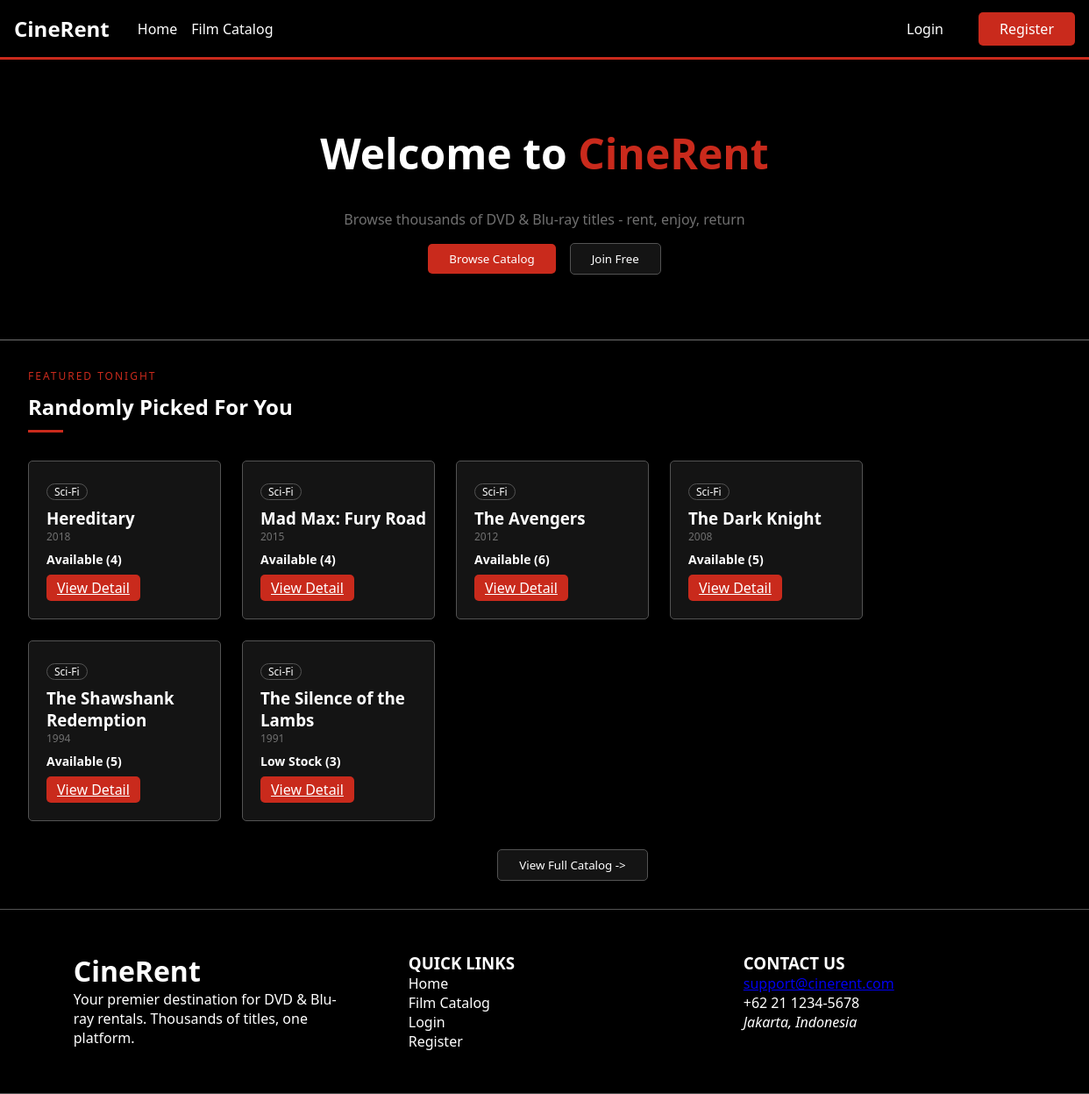
The page / on the database its author committed.
### tables this page shows
CREATE TABLE Films (
    id INT(10) UNSIGNED NOT NULL AUTO_INCREMENT,
    genreId INT(10) UNSIGNED NOT NULL,
    title VARCHAR(50) NOT NULL,
    description VARCHAR(300) NULL,
    director VARCHAR(50) NOT NULL,
    releaseYear INT(10) NOT NULL,
    stock INT(10) NOT NULL DEFAULT 0,
    imageURL VARCHAR(255) NOT NULL,
    PRIMARY KEY (id),
    CONSTRAINT fk_films_genre
        FOREIGN KEY (genreId) REFERENCES Genre(id)
        ON UPDATE CASCADE
        ON DELETE RESTRICT
);

### index.php (the view, shortened to what this page needs)
<?php
include './Config/database.php';
$query = "SELECT * FROM Films ORDER BY RAND() LIMIT 6";
$result = mysqli_query($scann, $query);
if ($result) {
    $films = mysqli_fetch_all($result, MYSQLI_ASSOC);
} else {
    error_log("Database query failed: " . mysqli_error($scann));
    echo "Sorry, we couldn't load the films right now.";
}
?>
<!doctype html>
<html lang="en">
  <head>
    <link rel="stylesheet" href="./assets/css/style.css" />
    <link rel="stylesheet" href="./assets/css/header.css">
    <link rel="stylesheet" href="./assets/css/footer.css">
  </head>
  <body>
    <?php include './includes/header.php'; ?>
    <section class="hero">
      <h1>Welcome to <span>CineRent</span></h1>
      <div class="hero-inner">
        <p class="hero-description">
          Browse thousands of DVD & Blu-ray titles - rent, enjoy, return
        </p>
        <div class="button-wrapper">
          <button class="primary-button">Browse Catalog</button>
          <button class="third-button">Join Free</button>
        </div>
      </div>
    </section>
    <main class="main">
      <header class="main-header">
        <p class="main-featured">FEATURED TONIGHT</p>
        <h2 class="main-title">Randomly Picked For You</h2>
        <div class="border"></div>
      </header>
      <div class="movie-list">
        <?php
            foreach ($films as $film) {
        ?>
            <div class="movie">
                <div class="movie-details">
                    <div class="genre-list">
                        <span class="genre">Sci-Fi</span>
                    </div>
                    <div class="movie-title-wrapper">
                        <h3 class="movie-title"><?php echo htmlspecialchars($film['title'])?></h3>
                        <span class="movie-year"><?php echo htmlspecialchars($film['releaseYear'])?></span>
                    </div>
                    <div class="movie-info">
                        <div class="movie-stock">
                            <?php
                                if($film['stock'] <= 3) {
                                    echo "Low Stock (" . $film['stock'] . ")";
                                } else if($film['stock'] > 3) {
                                    echo "Available (" . $film['stock'] . ")";
                                } else if($film['stock'] == 0) {
                                    echo 'Not available';
                                }
                            ?>
                        </div>
                        <a class="view-detail-button" href="<?php ?>">View Detail</a>
                    </div>
                </div>
            </div>
        <?php } ?>
      </div>
      <div class="button-wrapper">
        <button class="third-button">View Full Catalog -></button>
      </div>
    </main>
    <?php include './includes/footer.php'; ?>
  </body>
</html>

### includes/header.php
<nav class="navbar">
  <div class="navbar-inner">
    <h1><a href="home.html"></a>CineRent</h1>
    <ul>
      <li><a href="index.php" class="nav-link">Home</a></li>
      <li><a href="catalog.php" class="nav-link">Film Catalog</a></li>
    </ul>
  </div>
  <ul>
    <li><a href="login.php" class="secondary-button">Login</a></li>
    <li><a href="register.php" class="primary-button">Register</a></li>
  </ul>
</nav>

### includes/footer.php
<footer class="footer">
  <div>
    <h1>CineRent</h1>
    <p>
      Your premier destination for DVD & Blu-ray rentals. Thousands of
      titles, one platform.
    </p>
  </div>
  <div>
    <h3>QUICK LINKS</h3>
    <ul>
      <li><a href="home.html"></a>Home</li>
      <li><a href="home.html"></a>Film Catalog</li>
      <li><a href="home.html"></a>Login</li>
      <li><a href="home.html"></a>Register</li>
    </ul>
  </div>
  <div>
    <h3>CONTACT US</h3>
    <a href="mailto:support@cinerent.com">support@cinerent.com</a>
    <p>+62 21 1234-5678</p>
    <address>Jakarta, Indonesia</address>
  </div>
</footer>

### assets/css/style.css (style rules this page uses)
:root { --primary-bg: #000000; --secondary-bg: #141414; --ternetray-bg: #222222; --border-color: #535353; --text-color: #ffffff; --text-secondary-color: #707070; --accent: #c92a1c; }
* { margin: 0; padding: 0; box-sizing: border-box; font-family: "Segoe UI", Tahoma, Geneva, Verdana, sans-serif; }
button { border: none; cursor: pointer; }
body { background-color: var(--primary-bg); color: var(--text-color); overflow-x: hidden; }
.primary-button { background-color: var(--accent); padding: 0.5rem 1.5rem; border-radius: 5px; color: var(--text-color); }
.secondary-button { padding: 0.5rem 1.5rem; border-radius: 5px; color: var(--accent); background-color: var(--primary-bg); }
.third-button { padding: 0.5rem 1.5rem; border-radius: 5px; color: var(--text-color); background-color: var(--secondary-bg); border: 1px solid var(--border-color); }
.hero { width: 100vw; display: flex; justify-content: center; align-items: center; flex-direction: column; min-height: 40vh; padding: 20px; gap: 2rem; border-bottom: 1px solid var(--text-secondary-color); }
.hero h1 { font-size: 3rem; }
.hero span { color: var(--accent); }
.hero-inner { display: flex; justify-content: center; align-items: center; flex-direction: column; gap: 1rem; }
.hero-description { color: var(--text-secondary-color); }
.button-wrapper { display: flex; justify-content: center; align-items: center; gap: 1rem; }
.border { width: 40px; border-bottom: 3px solid var(--accent); }
.main { display: flex; justify-content: start; align-items: start; flex-direction: column; gap: 2rem; padding: 2rem; }
.main-header { display: flex; gap: 10px; flex-direction: column; }
.main-featured { color: var(--accent); font-size: 0.75rem; font-weight: 500; letter-spacing: 2px; }
.movie { border: 1px solid var(--border-color); border-radius: 5px; background-color: var(--secondary-bg); width: 220px; }
.movie-list { display: flex; gap: 24px; flex-wrap: wrap; }
.movie-details { margin: 0px 0px 20px 20px; display: flex; justify-content: center; align-items: start; flex-direction: column; gap: 0.5rem; }
.genre { background-color: var(--secondary-bg); color: var(--text-color); border: 1px solid var(--border-color); padding: 0px 0.5rem; border-radius: 20px; font-size: 0.75rem; }
.movie-title-wrapper { display: flex; justify-content: space-between; align-items: start; flex-direction: column; }
.movie-title { overflow: hidden; text-overflow: ellipsis; }
.movie-year { color: var(--text-secondary-color); font-size: 0.75rem; }
.movie-info { display: flex; justify-content: start; align-items: start; gap: 0.5rem; flex-direction: column; }
.movie-stock { font-size: 0.875rem; font-weight: 600; }
.view-detail-button { background-color: var(--accent); padding: 0.25rem 0.75rem; border-radius: 5px; color: var(--text-color); }
.button-wrapper { width: 100vw; display: flex; justify-content: center; align-items: center; }

### assets/css/header.css (style rules this page uses)
.navbar { display: flex; justify-content: space-between; background-color: var(--primary-bg); color: var(--text-color); flex-direction: row; padding: 1rem; width: 100vw; border-bottom: 3px solid var(--accent); }
.navbar-inner { display: flex; justify-content: space-between; flex-direction: row; gap: 2rem; }
.navbar ul { display: flex; flex-direction: row; justify-content: center; align-items: center; text-decoration: none; list-style: none; gap: 1rem; }
.navbar a { text-decoration: none; color: var(--text-color); }

### assets/css/footer.css (style rules this page uses)
.footer { display: flex; justify-content: space-around; align-items: start; flex-direction: row; width: 100vw; border-top: 1px solid var(--border-color); border-bottom: 1px solid var(--border-color); padding: 3rem; }
.footer div { width: 25vw; display: flex; justify-content: start; align-items: start; flex-direction: column; }
.footer ul { list-style: none; }

### rows shown on the page
films: title "Hereditary", releaseYear "2018", stock "4"
films: title "Mad Max: Fury Road", releaseYear "2015", stock "4"
films: title "The Avengers", releaseYear "2012", stock "6"
films: title "The Dark Knight", releaseYear "2008", stock "5"
films: title "The Shawshank Redemption", releaseYear "1994", stock "5"
films: title "The Silence of the Lambs", releaseYear "1991", stock "3"
